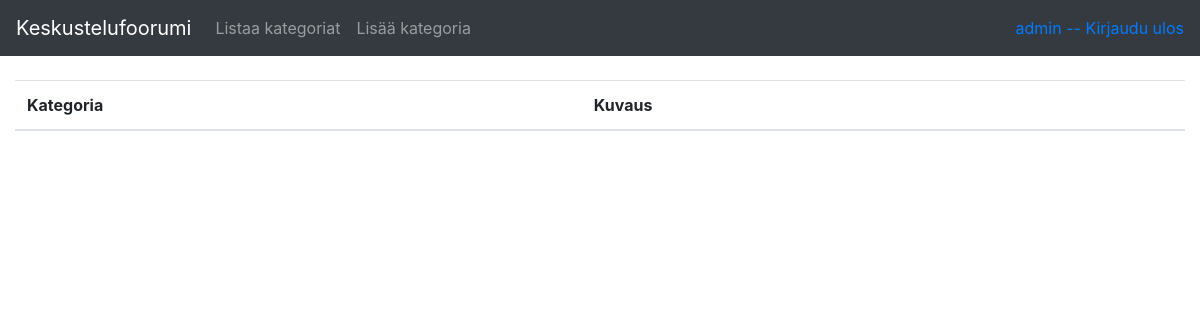
The page /categories (signed in) on the database as committed earlier.
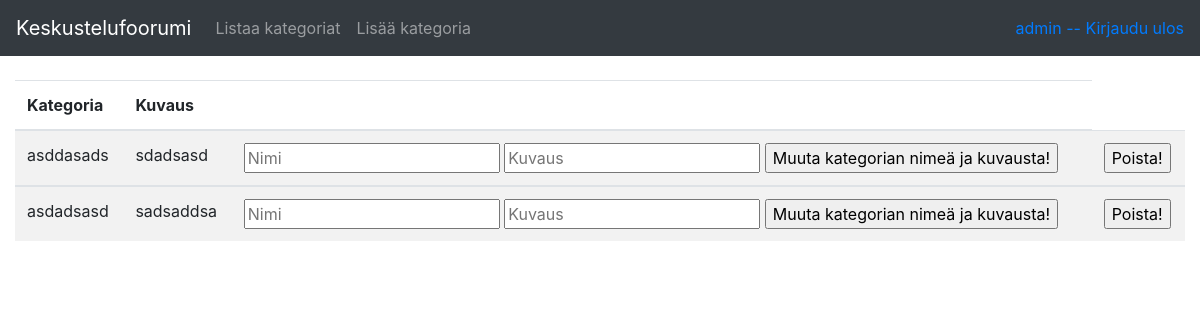
The same page on the database as committed later.
### application/categories/models.py (models this page shows, shortened)
class Categories(db.Model):
    id = db.Column(db.Integer, primary_key=True)
    date_created = db.Column(db.DateTime, default=db.func.current_timestamp())
    date_modified = db.Column(
        db.DateTime,
        default=db.func.current_timestamp(),
        onupdate=db.func.current_timestamp())
    name = db.Column(db.String(144), nullable=False)
    desc = db.Column(db.String(144), nullable=True)
    aiheet = relationship("Topics", secondary="topics_categories")

### application/categories/views.py (the view)
@app.route("/categories", methods=["GET"])
@login_required(role="ADMIN")
def categories_index():
    return render_template("categories/list.html", categories = Categories.query.all())

### application/__init__.py (called while the page is built)
def login_required(role="ANY"):
    def wrapper(fn):
        @wraps(fn)
        def decorated_view(*args, **kwargs):
            if not current_user:
                return login_manager.unauthorized()
            if not current_user.is_authenticated:
                return login_manager.unauthorized()
            unauthorized = False
            if role != "ANY":
                unauthorized = True
                for user_role in current_user.roles():
                    if user_role == role:
                        unauthorized = False
                        break
            if unauthorized:
                return login_manager.unauthorized()
            return fn(*args, **kwargs)
        return decorated_view
    return wrapper

@login_manager.user_loader
def load_user(user_id):
    return User.query.get(user_id)

### application/auth/models.py (called while the page is built)
    def roles(self):
        return [self.rank]

### application/templates/categories/list.html (shortened to what this page needs)
{% extends "layout.html" %}
{% block body %}
<table class="table table-striped">
  <thead>
    <tr>
      <th>Kategoria</th>
      <th>Kuvaus</th>
      <th></th>
    </tr>
  </thead>
  {% for category in categories %}
  <tbody>
    <tr>
      <td>{{ category.name }}</td>
      <td>{{ category.desc }}</td>
      <td>
        <form method="POST" action="{{ url_for('categories_set_text', category_id=category.id) }}">
          <input type="text" name="name" placeholder="Nimi"/>
          <input type="text" name="desc"  placeholder="Kuvaus"/>
          <input type="submit" value="Muuta kategorian nimeä ja kuvausta!" />
        </form>
      </td>
      <td>
        <form method="DELETE" action="{{ url_for('categories_delete', category_id=category.id) }}">
          <input type="submit" value="Poista!" />
        </form>
      </td>
    </tr>
  </tbody>
  {% endfor %}
</table>
{% endblock %}

Rows that differ between the two databases and show on the page:
added Categories: name "asddasads", desc "sdadsasd"
added Categories: name "asdadsasd", desc "sadsaddsa"
